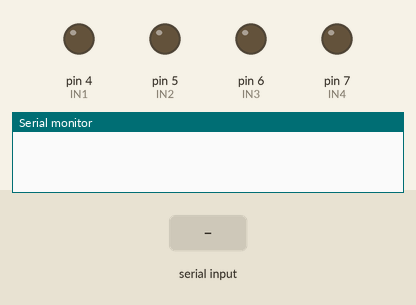
A sketch run on a simulated Arduino Uno, built with avr-gcc and run on an emulated ATmega328P. Parts: output pins drawn as LEDs (lit = HIGH), the last lines printed to the serial monitor. The inputs (shaded band) are chosen by the test bench.

Above: at 1.2 s.
1.3 s: "F" received over the second serial link
At 2.5 s:
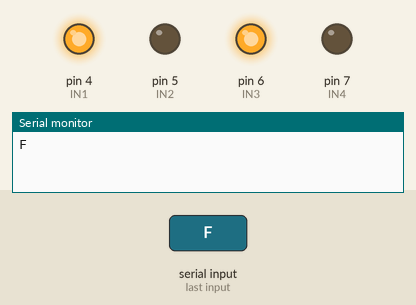
2.8 s: "S" received over the second serial link
At 3.9 s:
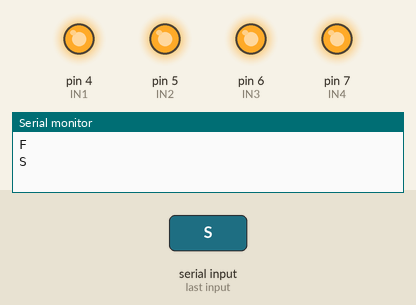
4.3 s: "B" received over the second serial link
At 5.0 s:
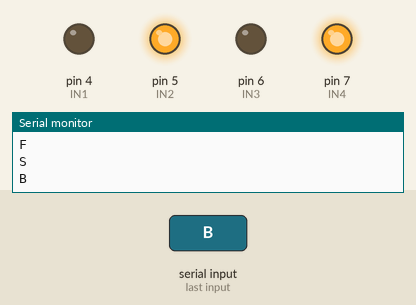
5.8 s: "R" received over the second serial link
At 6.1 s:
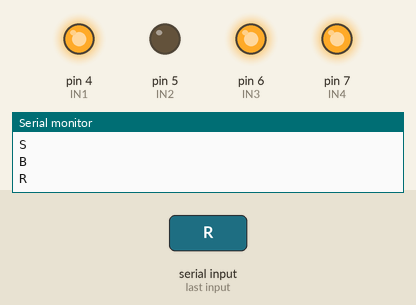
7.3 s: "L" received over the second serial link
At 8.5 s:
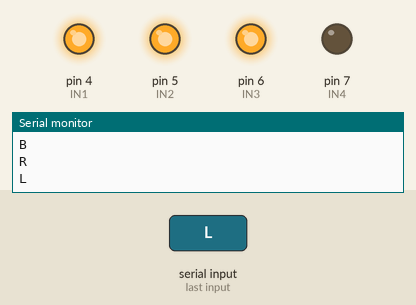
8.8 s: "G" received over the second serial link
At 9.6 s:
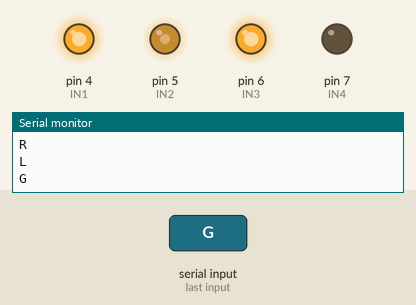
Timing chart, 0 to 11.3 s (numbered marks = the images above; inputs shaded):
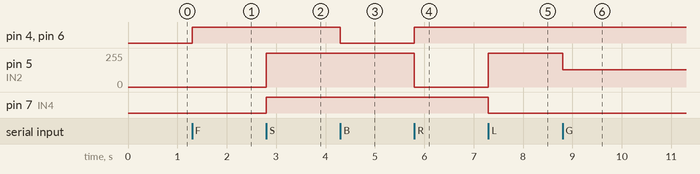

Measured:
- after the input at 1.3 s, pin 4 (IN1), pin 6 (IN3): LOW → HIGH at once
- after the input at 2.8 s, pin 5 (IN2): 0/255 → 255/255 at once; pin 7 (IN4): LOW → HIGH at once
- after the input at 4.3 s, pin 4 (IN1), pin 6 (IN3): HIGH → LOW at once
- after the input at 5.8 s, pin 4 (IN1), pin 6 (IN3): LOW → HIGH at once; pin 5 (IN2): 255/255 → 0/255 at once
- after the input at 7.3 s, pin 5 (IN2): 0/255 → 255/255 at once; pin 7 (IN4): HIGH → LOW at once
- after the input at 8.8 s, pin 5 (IN2): 255/255 → 128/255 at once

The sketch:

carrinho.ino
```cpp
#include <SoftwareSerial.h>


SoftwareSerial bt(0,1);
int IN1 = 4;
int IN2 = 5;
int IN3 = 6;
int IN4 = 7;
int val = 0;
#define Pin

void setup ()
{
  Serial.begin(9600);
bt.begin(9600);
pinMode(IN1,OUTPUT);
pinMode(IN2,OUTPUT);
pinMode(IN3,OUTPUT);
pinMode(IN4,OUTPUT);
}
void loop(){
  if (bt.available())
  {
   char inByte = bt.read();
   Serial.println(inByte);

   if (inByte == 'F') //frente
   {
 digitalWrite(IN1, HIGH);
 digitalWrite(IN2, LOW);
 digitalWrite(IN3, HIGH);
 digitalWrite(IN4, LOW);
   }
   if (inByte == 'S') //parar
   {
 digitalWrite(IN1, HIGH);
 digitalWrite(IN2, HIGH);
 digitalWrite(IN3, HIGH);
 digitalWrite(IN4, HIGH);
   }
   if (inByte == 'B') //ré
   {
 digitalWrite(IN1, LOW);
 digitalWrite(IN2, HIGH);
 digitalWrite(IN3, LOW);
 digitalWrite(IN4, HIGH);
   }
     if (inByte == 'R')//direita
     {
 digitalWrite(IN1, HIGH);
 digitalWrite(IN2, LOW);
 digitalWrite(IN3, HIGH);
 digitalWrite(IN4, HIGH);
     }
      if (inByte == 'L')//esquerda
     {
 digitalWrite(IN1, HIGH);
 digitalWrite(IN2, HIGH);
 digitalWrite(IN3, HIGH);
 digitalWrite(IN4, LOW);
     }
     if (inByte == 'G')//esquerdaFRENTE
     {
 digitalWrite(IN1, HIGH);
 analogWrite(IN2, 128);
 digitalWrite(IN3, HIGH);
 digitalWrite(IN4, LOW);
     }
     if (inByte == 'I')//direitaFRENTE
     {
 digitalWrite(IN1, HIGH);
 analogWrite(IN2, LOW);
 analogWrite(IN3, 128);
 digitalWrite(IN4, LOW);
     }
     if (inByte == 'H')//esquerdaRÉ
     {
 digitalWrite(IN1, LOW);
 analogWrite(IN2, 128);
 digitalWrite(IN3, LOW);
 digitalWrite(IN4, HIGH);
     }
     if (inByte == 'J')//direitaRÉ
     {
 digitalWrite(IN1, LOW);
 digitalWrite(IN2, HIGH);
 analogWrite(IN3, 128);
 digitalWrite(IN4, HIGH);
     }


     }
     }
```
